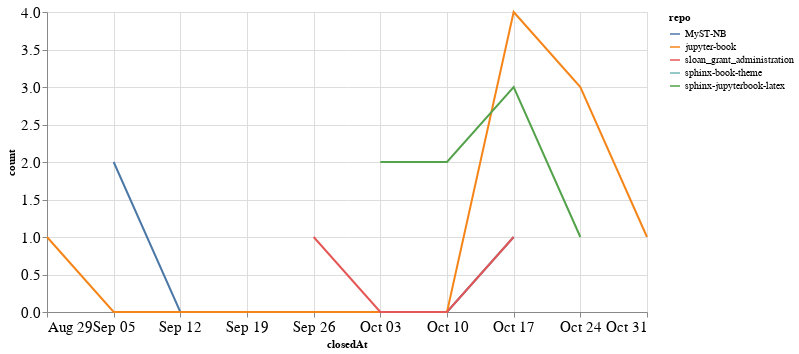

The code cell stored with this chart in its notebook:
### Code cell
closed_by_time = closed_by.groupby('repo').resample('W', on='closedAt').count()['author'].reset_index()
closed_by_time = closed_by_time.rename(columns={'author': 'count'})

alt.Chart(closed_by_time, width=600).mark_line().encode(
    x='closedAt',
    y='count',
    color='repo',
    tooltip="repo"
)

### Figure 1 — Vega-Lite specification as saved in the notebook (floating-point values rounded to 4 significant figures)
{"config": {"axisLeft": {"labelFontSize": 15}, "axisBottom": {"labelFontSize": 15}}, "data": {"name": "data-a7fb66d9af49d7ccfa45ea4684b92927"}, "mark": "line", "encoding": {"color": {"type": "nominal", "field": "repo"}, "tooltip": {"type": "nominal", "field": "repo"}, "x": {"type": "temporal", "field": "closedAt"}, "y": {"type": "quantitative", "field": "count"}}, "width": 600, "$schema": "https://vega.github.io/schema/vega-lite/v4.8.1.json", "datasets": {"data-a7fb66d9af49d7ccfa45ea4684b92927": [{"repo": "MyST-NB", "closedAt": "2021-09-05T00:00:00", "count": 2}, {"repo": "MyST-NB", "closedAt": "2021-09-12T00:00:00", "count": 0}, {"repo": "MyST-NB", "closedAt": "2021-09-19T00:00:00", "count": 0}, {"repo": "MyST-NB", "closedAt": "2021-09-26T00:00:00", "count": 0}, {"repo": "MyST-NB", "closedAt": "2021-10-03T00:00:00", "count": 0}, {"repo": "MyST-NB", "closedAt": "2021-10-10T00:00:00", "count": 0}, {"repo": "MyST-NB", "closedAt": "2021-10-17T00:00:00", "count": 1}, {"repo": "jupyter-book", "closedAt": "2021-08-29T00:00:00", "count": 1}, {"repo": "jupyter-book", "closedAt": "2021-09-05T00:00:00", "count": 0}, {"repo": "jupyter-book", "closedAt": "2021-09-12T00:00:00", "count": 0}, {"repo": "jupyter-book", "closedAt": "2021-09-19T00:00:00", "count": 0}, {"repo": "jupyter-book", "closedAt": "2021-09-26T00:00:00", "count": 0}, {"repo": "jupyter-book", "closedAt": "2021-10-03T00:00:00", "count": 0}, {"repo": "jupyter-book", "closedAt": "2021-10-10T00:00:00", "count": 0}, {"repo": "jupyter-book", "closedAt": "2021-10-17T00:00:00", "count": 4}, {"repo": "jupyter-book", "closedAt": "2021-10-24T00:00:00", "count": 3}, {"repo": "jupyter-book", "closedAt": "2021-10-31T00:00:00", "count": 1}, {"repo": "sloan_grant_administration", "closedAt": "2021-09-26T00:00:00", "count": 1}, {"repo": "sloan_grant_administration", "closedAt": "2021-10-03T00:00:00", "count": 0}, {"repo": "sloan_grant_administration", "closedAt": "2021-10-10T00:00:00", "count": 0}, {"repo": "sloan_grant_administration", "closedAt": "2021-10-17T00:00:00", "count": 1}, {"repo": "sphinx-book-theme", "closedAt": "2021-09-26T00:00:00", "count": 1}, {"repo": "sphinx-jupyterbook-latex", "closedAt": "2021-10-03T00:00:00", "count": 2}, {"repo": "sphinx-jupyterbook-latex", "closedAt": "2021-10-10T00:00:00", "count": 2}, {"repo": "sphinx-jupyterbook-latex", "closedAt": "2021-10-17T00:00:00", "count": 3}, {"repo": "sphinx-jupyterbook-latex", "closedAt": "2021-10-24T00:00:00", "count": 1}]}}
